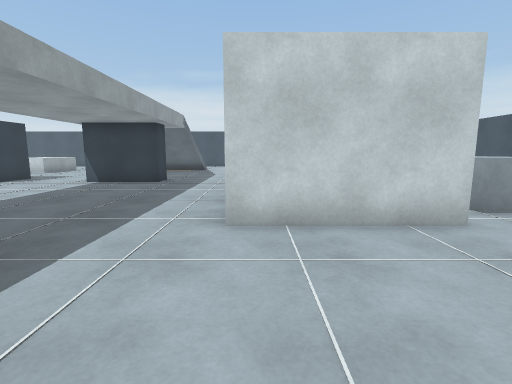
[1] (above)

14 first-person views from a walk through a scene from a Unity 3-D project. The camera is 1.2 m above the floor, tilts 8° down and sees 85° across. The floor is counted in squares, 1 m on a side. Each view is taken from the middle of a square. On the plan, view 1 faces up. The plan holds only what a view shows up to about 13 squares ahead; the rest is blank. The place goes on beyond the plan.

[2]
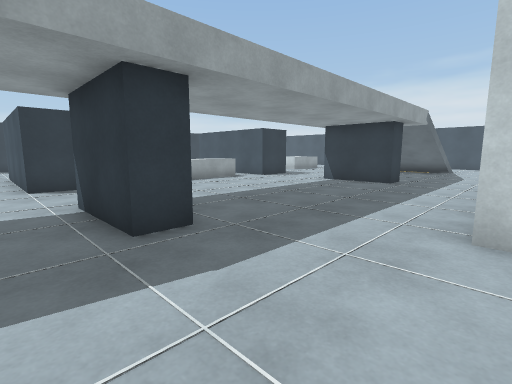

[3]
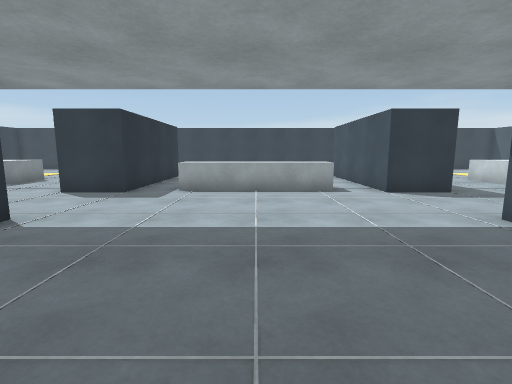

[4]
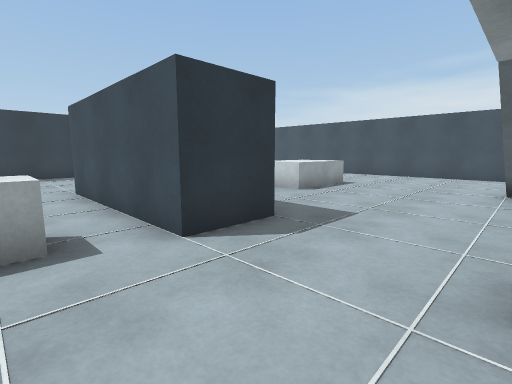

[5]
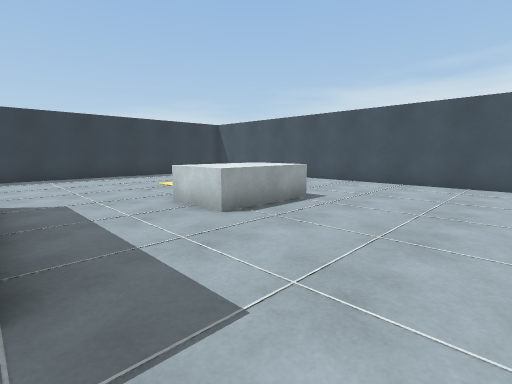

[6]
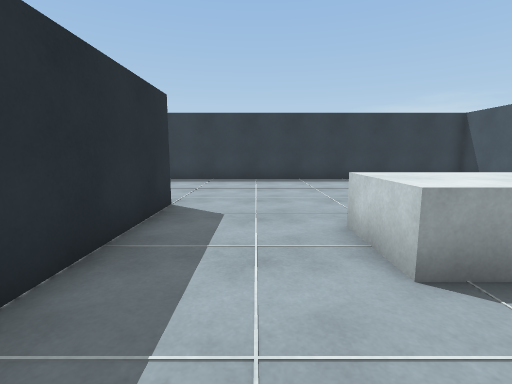

[7]
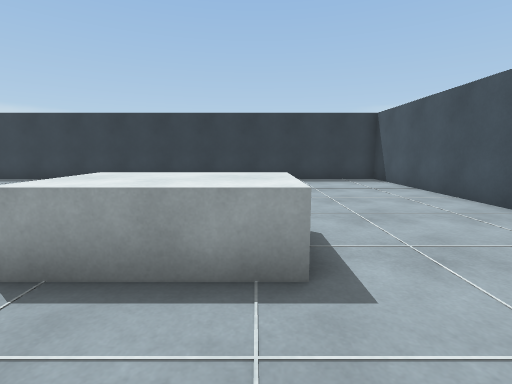

[8]
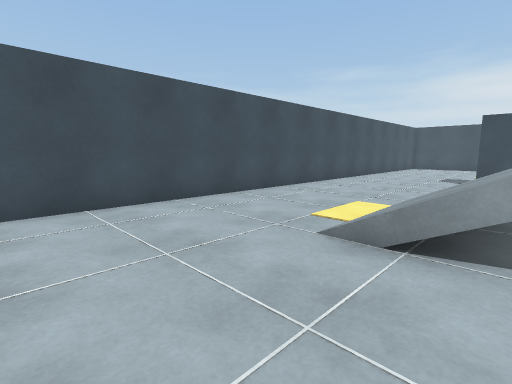

[9]
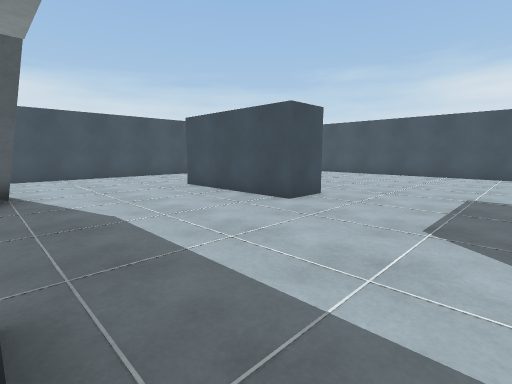

[10]
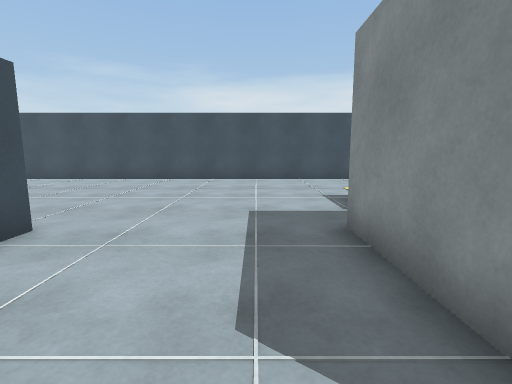

[11]
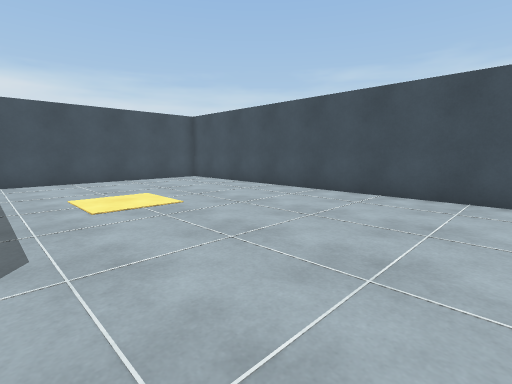

[12]
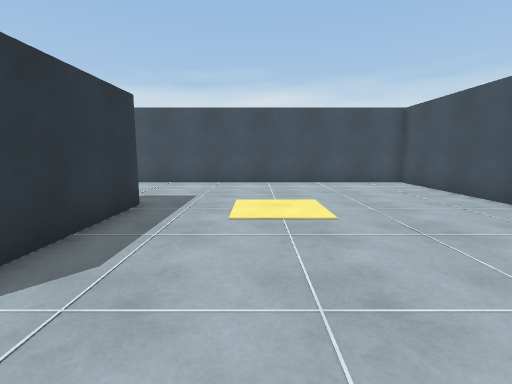

[13]
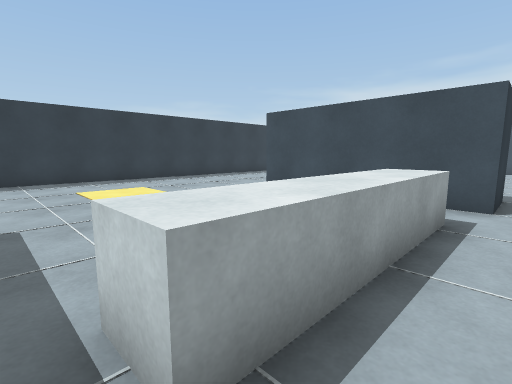

[14]
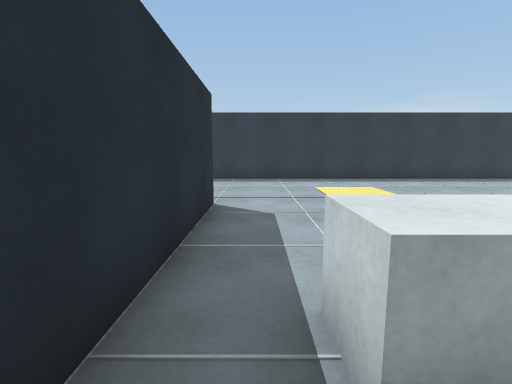

### Floor plan
Key: @ floor where view 1 was taken; # wall or solid block; . floor; / step, stairs or slope; ^ raised ledge.
Columns run from 23 left of view 1 to 12 right of it. Each row starts with its distance up from view 1.
 25 ####################################
 24 #..................................#
 23 #..................................#
 22 #..................................#
 21 #..................................#
 20 #     ..........////...............#
 19 #....    ^^.....////.....##........#
 18 #......  ^^.....////.....##........#
 17 #........^^.....    .....##........#
 16 #.............../  /.....##........#
 15 #................  ......##........#
 14 #................  ................#
 13 #......######....  ................#
 12 #..... ######...###................#
 11 #......######......................#
 10 #..................................#
  9 #.....     ^^.......... ###........#
  8 #.....     ^^..........       .....#
  7 #.....     ^^..........          ..#
  6 #.......   ^^..........     ^
  5 #..........^^..........####..
  4 #...........................
  3 #......######..............
  2 #.     ######...###.......
  1        ######............
  0            ............@
 -1           ...
 -2          ...
 -3          ^^

Positions as (right, up) in squares from view 1, and headings:
1: (0, 0), facing up
2: (0, 0), facing up-left
3: (-2, 7), facing left
4: (-7, 9), facing up-left
5: (-8, 13), facing up-left
6: (-10, 15), facing left
7: (-10, 19), facing left
8: (-11, 18), facing up-right
9: (-4, 10), facing up-right
10: (-1, 11), facing right
11: (4, 12), facing up-right
12: (6, 13), facing up
13: (-10, 4), facing up-left
14: (-10, 4), facing left
